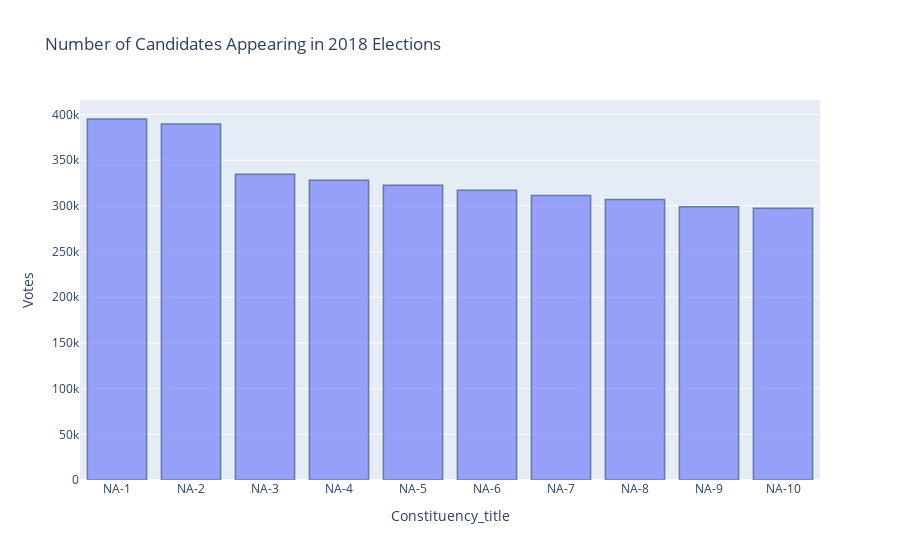

Source (notebook cell):
### Markdown cell above
# Q2: Total Number of votes by each Constituency in 2018

### Code cell
x=df_2018['Constituency_title'].unique()
data = [go.Bar(
    x=x,
    y=df_2018.groupby(['Constituency_title'])['Votes'].sum().nlargest(10),
    textposition = 'auto',
    marker=dict(
                line=dict(
                    color='rgb(8,48,107)',
                    width=1.5),
            ),
            opacity=0.6
    )]
layout = {
  'xaxis': {'title': 'Constituency_title'},
  'yaxis': {'title': 'Votes'},
  'barmode': 'relative',
  'title': 'Number of Candidates Appearing in 2018 Elections'
};
iplot({'data': data, 'layout': layout})

### Figure 1 — Plotly figure (JSON) as saved in the notebook; plotly's stock layout.template omitted (floating-point values rounded to 4 significant figures; data arrays with more than 128 entries replaced by an {"elided": "..."} marker saying what was removed)
{"data": [{"marker": {"line": {"color": "rgb(8,48,107)", "width": 1.5}}, "opacity": 0.6, "textposition": "auto", "type": "bar", "x": {"elided": "270 str values"}, "y": [395158, 389595, 334580, 328150, 322692, 317048, 311355, 306975, 298980, 297411]}], "layout": {"barmode": "relative", "title": {"text": "Number of Candidates Appearing in 2018 Elections"}, "xaxis": {"title": {"text": "Constituency_title"}}, "yaxis": {"title": {"text": "Votes"}}}}
